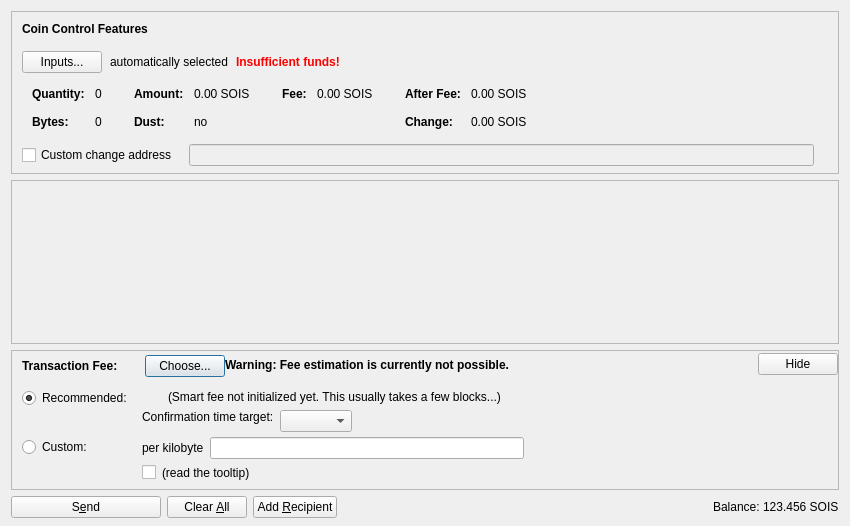
<?xml version="1.0" encoding="UTF-8"?>
<ui version="4.0">
 <class>SendCoinsDialog</class>
 <widget class="QDialog" name="SendCoinsDialog">
  <property name="geometry">
   <rect>
    <x>0</x>
    <y>0</y>
    <width>850</width>
    <height>526</height>
   </rect>
  </property>
  <property name="windowTitle">
   <string>Send Coins</string>
  </property>
  <layout class="QVBoxLayout" name="verticalLayout" stretch="0,1,0,0">
   <property name="bottomMargin">
    <number>8</number>
   </property>
   <item>
    <widget class="QFrame" name="frameCoinControl">
     <property name="sizePolicy">
      <sizepolicy hsizetype="Expanding" vsizetype="Expanding">
       <horstretch>0</horstretch>
       <verstretch>0</verstretch>
      </sizepolicy>
     </property>
     <property name="maximumSize">
      <size>
       <width>16777215</width>
       <height>16777215</height>
      </size>
     </property>
     <property name="frameShape">
      <enum>QFrame::StyledPanel</enum>
     </property>
     <property name="frameShadow">
      <enum>QFrame::Sunken</enum>
     </property>
     <layout class="QVBoxLayout" name="verticalLayoutCoinControl2">
      <property name="spacing">
       <number>0</number>
      </property>
      <property name="leftMargin">
       <number>0</number>
      </property>
      <property name="topMargin">
       <number>0</number>
      </property>
      <property name="rightMargin">
       <number>0</number>
      </property>
      <property name="bottomMargin">
       <number>6</number>
      </property>
      <item>
       <layout class="QVBoxLayout" name="verticalLayoutCoinControl" stretch="0,0,0,0,1">
        <property name="spacing">
         <number>0</number>
        </property>
        <property name="leftMargin">
         <number>10</number>
        </property>
        <property name="topMargin">
         <number>10</number>
        </property>
        <item>
         <layout class="QHBoxLayout" name="horizontalLayoutCoinControl1">
          <property name="bottomMargin">
           <number>15</number>
          </property>
          <item>
           <widget class="QLabel" name="labelCoinControlFeatures">
            <property name="sizePolicy">
             <sizepolicy hsizetype="Preferred" vsizetype="Maximum">
              <horstretch>0</horstretch>
              <verstretch>0</verstretch>
             </sizepolicy>
            </property>
            <property name="font">
             <font>
              <weight>75</weight>
              <bold>true</bold>
             </font>
            </property>
            <property name="styleSheet">
             <string notr="true">font-weight:bold;</string>
            </property>
            <property name="text">
             <string>Coin Control Features</string>
            </property>
           </widget>
          </item>
         </layout>
        </item>
        <item>
         <layout class="QHBoxLayout" name="horizontalLayoutCoinControl2" stretch="0,0,0,0">
          <property name="spacing">
           <number>8</number>
          </property>
          <property name="bottomMargin">
           <number>10</number>
          </property>
          <item>
           <widget class="QPushButton" name="pushButtonCoinControl">
            <property name="styleSheet">
             <string notr="true"/>
            </property>
            <property name="text">
             <string>Inputs...</string>
            </property>
            <property name="autoDefault">
             <bool>false</bool>
            </property>
           </widget>
          </item>
          <item>
           <widget class="QLabel" name="labelCoinControlAutomaticallySelected">
            <property name="text">
             <string>automatically selected</string>
            </property>
            <property name="margin">
             <number>5</number>
            </property>
           </widget>
          </item>
          <item>
           <widget class="QLabel" name="labelCoinControlInsuffFunds">
            <property name="font">
             <font>
              <weight>75</weight>
              <bold>true</bold>
             </font>
            </property>
            <property name="styleSheet">
             <string notr="true">color:red;font-weight:bold;</string>
            </property>
            <property name="text">
             <string>Insufficient funds!</string>
            </property>
            <property name="margin">
             <number>5</number>
            </property>
           </widget>
          </item>
          <item>
           <spacer name="horizontalSpacerCoinControl">
            <property name="orientation">
             <enum>Qt::Horizontal</enum>
            </property>
            <property name="sizeHint" stdset="0">
             <size>
              <width>40</width>
              <height>1</height>
             </size>
            </property>
           </spacer>
          </item>
         </layout>
        </item>
        <item>
         <widget class="QWidget" name="widgetCoinControl" native="true">
          <property name="sizePolicy">
           <sizepolicy hsizetype="Preferred" vsizetype="Preferred">
            <horstretch>0</horstretch>
            <verstretch>0</verstretch>
           </sizepolicy>
          </property>
          <property name="minimumSize">
           <size>
            <width>0</width>
            <height>0</height>
           </size>
          </property>
          <property name="styleSheet">
           <string notr="true"/>
          </property>
          <layout class="QHBoxLayout" name="horizontalLayoutCoinControl5">
           <property name="leftMargin">
            <number>0</number>
           </property>
           <property name="topMargin">
            <number>0</number>
           </property>
           <property name="rightMargin">
            <number>0</number>
           </property>
           <property name="bottomMargin">
            <number>0</number>
           </property>
           <item>
            <layout class="QHBoxLayout" name="horizontalLayoutCoinControl3" stretch="0,0,0,1">
             <property name="spacing">
              <number>20</number>
             </property>
             <property name="topMargin">
              <number>0</number>
             </property>
             <property name="bottomMargin">
              <number>10</number>
             </property>
             <item>
              <layout class="QFormLayout" name="formLayoutCoinControl1">
               <property name="horizontalSpacing">
                <number>10</number>
               </property>
               <property name="verticalSpacing">
                <number>14</number>
               </property>
               <property name="leftMargin">
                <number>10</number>
               </property>
               <property name="topMargin">
                <number>4</number>
               </property>
               <property name="rightMargin">
                <number>6</number>
               </property>
               <item row="0" column="0">
                <widget class="QLabel" name="labelCoinControlQuantityText">
                 <property name="font">
                  <font>
                   <weight>75</weight>
                   <bold>true</bold>
                  </font>
                 </property>
                 <property name="text">
                  <string>Quantity:</string>
                 </property>
                 <property name="margin">
                  <number>0</number>
                 </property>
                </widget>
               </item>
               <item row="0" column="1">
                <widget class="QLabel" name="labelCoinControlQuantity">
                 <property name="cursor">
                  <cursorShape>IBeamCursor</cursorShape>
                 </property>
                 <property name="contextMenuPolicy">
                  <enum>Qt::ActionsContextMenu</enum>
                 </property>
                 <property name="text">
                  <string notr="true">0</string>
                 </property>
                 <property name="margin">
                  <number>0</number>
                 </property>
                 <property name="textInteractionFlags">
                  <set>Qt::LinksAccessibleByMouse|Qt::TextSelectableByKeyboard|Qt::TextSelectableByMouse</set>
                 </property>
                </widget>
               </item>
               <item row="1" column="0">
                <widget class="QLabel" name="labelCoinControlBytesText">
                 <property name="font">
                  <font>
                   <weight>75</weight>
                   <bold>true</bold>
                  </font>
                 </property>
                 <property name="text">
                  <string>Bytes:</string>
                 </property>
                </widget>
               </item>
               <item row="1" column="1">
                <widget class="QLabel" name="labelCoinControlBytes">
                 <property name="cursor">
                  <cursorShape>IBeamCursor</cursorShape>
                 </property>
                 <property name="contextMenuPolicy">
                  <enum>Qt::ActionsContextMenu</enum>
                 </property>
                 <property name="text">
                  <string notr="true">0</string>
                 </property>
                 <property name="textInteractionFlags">
                  <set>Qt::LinksAccessibleByMouse|Qt::TextSelectableByKeyboard|Qt::TextSelectableByMouse</set>
                 </property>
                </widget>
               </item>
              </layout>
             </item>
             <item>
              <layout class="QFormLayout" name="formLayoutCoinControl2">
               <property name="horizontalSpacing">
                <number>10</number>
               </property>
               <property name="verticalSpacing">
                <number>14</number>
               </property>
               <property name="leftMargin">
                <number>6</number>
               </property>
               <property name="topMargin">
                <number>4</number>
               </property>
               <property name="rightMargin">
                <number>6</number>
               </property>
               <item row="0" column="0">
                <widget class="QLabel" name="labelCoinControlAmountText">
                 <property name="font">
                  <font>
                   <weight>75</weight>
                   <bold>true</bold>
                  </font>
                 </property>
                 <property name="text">
                  <string>Amount:</string>
                 </property>
                 <property name="margin">
                  <number>0</number>
                 </property>
                </widget>
               </item>
               <item row="0" column="1">
                <widget class="QLabel" name="labelCoinControlAmount">
                 <property name="cursor">
                  <cursorShape>IBeamCursor</cursorShape>
                 </property>
                 <property name="contextMenuPolicy">
                  <enum>Qt::ActionsContextMenu</enum>
                 </property>
                 <property name="text">
                  <string notr="true">0.00 SOIS</string>
                 </property>
                 <property name="textInteractionFlags">
                  <set>Qt::LinksAccessibleByMouse|Qt::TextSelectableByKeyboard|Qt::TextSelectableByMouse</set>
                 </property>
                </widget>
               </item>
               <item row="1" column="0">
                <widget class="QLabel" name="labelCoinControlLowOutputText">
                 <property name="font">
                  <font>
                   <weight>75</weight>
                   <bold>true</bold>
                  </font>
                 </property>
                 <property name="text">
                  <string>Dust:</string>
                 </property>
                </widget>
               </item>
               <item row="1" column="1">
                <widget class="QLabel" name="labelCoinControlLowOutput">
                 <property name="cursor">
                  <cursorShape>IBeamCursor</cursorShape>
                 </property>
                 <property name="contextMenuPolicy">
                  <enum>Qt::ActionsContextMenu</enum>
                 </property>
                 <property name="text">
                  <string notr="true">no</string>
                 </property>
                 <property name="textInteractionFlags">
                  <set>Qt::LinksAccessibleByMouse|Qt::TextSelectableByKeyboard|Qt::TextSelectableByMouse</set>
                 </property>
                </widget>
               </item>
              </layout>
             </item>
             <item>
              <layout class="QFormLayout" name="formLayoutCoinControl3">
               <property name="horizontalSpacing">
                <number>10</number>
               </property>
               <property name="verticalSpacing">
                <number>14</number>
               </property>
               <property name="leftMargin">
                <number>6</number>
               </property>
               <property name="topMargin">
                <number>4</number>
               </property>
               <property name="rightMargin">
                <number>6</number>
               </property>
               <item row="0" column="0">
                <widget class="QLabel" name="labelCoinControlFeeText">
                 <property name="font">
                  <font>
                   <weight>75</weight>
                   <bold>true</bold>
                  </font>
                 </property>
                 <property name="text">
                  <string>Fee:</string>
                 </property>
                 <property name="margin">
                  <number>0</number>
                 </property>
                </widget>
               </item>
               <item row="0" column="1">
                <widget class="QLabel" name="labelCoinControlFee">
                 <property name="cursor">
                  <cursorShape>IBeamCursor</cursorShape>
                 </property>
                 <property name="contextMenuPolicy">
                  <enum>Qt::ActionsContextMenu</enum>
                 </property>
                 <property name="text">
                  <string notr="true">0.00 SOIS</string>
                 </property>
                 <property name="textInteractionFlags">
                  <set>Qt::LinksAccessibleByMouse|Qt::TextSelectableByKeyboard|Qt::TextSelectableByMouse</set>
                 </property>
                </widget>
               </item>
              </layout>
             </item>
             <item>
              <layout class="QFormLayout" name="formLayoutCoinControl4">
               <property name="horizontalSpacing">
                <number>10</number>
               </property>
               <property name="verticalSpacing">
                <number>14</number>
               </property>
               <property name="leftMargin">
                <number>6</number>
               </property>
               <property name="topMargin">
                <number>4</number>
               </property>
               <property name="rightMargin">
                <number>6</number>
               </property>
               <item row="0" column="0">
                <widget class="QLabel" name="labelCoinControlAfterFeeText">
                 <property name="font">
                  <font>
                   <weight>75</weight>
                   <bold>true</bold>
                  </font>
                 </property>
                 <property name="text">
                  <string>After Fee:</string>
                 </property>
                 <property name="margin">
                  <number>0</number>
                 </property>
                </widget>
               </item>
               <item row="0" column="1">
                <widget class="QLabel" name="labelCoinControlAfterFee">
                 <property name="cursor">
                  <cursorShape>IBeamCursor</cursorShape>
                 </property>
                 <property name="contextMenuPolicy">
                  <enum>Qt::ActionsContextMenu</enum>
                 </property>
                 <property name="text">
                  <string notr="true">0.00 SOIS</string>
                 </property>
                 <property name="textInteractionFlags">
                  <set>Qt::LinksAccessibleByMouse|Qt::TextSelectableByKeyboard|Qt::TextSelectableByMouse</set>
                 </property>
                </widget>
               </item>
               <item row="1" column="0">
                <widget class="QLabel" name="labelCoinControlChangeText">
                 <property name="font">
                  <font>
                   <weight>75</weight>
                   <bold>true</bold>
                  </font>
                 </property>
                 <property name="text">
                  <string>Change:</string>
                 </property>
                </widget>
               </item>
               <item row="1" column="1">
                <widget class="QLabel" name="labelCoinControlChange">
                 <property name="cursor">
                  <cursorShape>IBeamCursor</cursorShape>
                 </property>
                 <property name="contextMenuPolicy">
                  <enum>Qt::ActionsContextMenu</enum>
                 </property>
                 <property name="text">
                  <string notr="true">0.00 SOIS</string>
                 </property>
                 <property name="textInteractionFlags">
                  <set>Qt::LinksAccessibleByMouse|Qt::TextSelectableByKeyboard|Qt::TextSelectableByMouse</set>
                 </property>
                </widget>
               </item>
              </layout>
             </item>
            </layout>
           </item>
          </layout>
         </widget>
        </item>
        <item>
         <layout class="QHBoxLayout" name="horizontalLayoutCoinControl4" stretch="0,0,0">
          <property name="spacing">
           <number>12</number>
          </property>
          <property name="sizeConstraint">
           <enum>QLayout::SetDefaultConstraint</enum>
          </property>
          <property name="topMargin">
           <number>5</number>
          </property>
          <property name="rightMargin">
           <number>5</number>
          </property>
          <item>
           <widget class="QCheckBox" name="checkBoxCoinControlChange">
            <property name="toolTip">
             <string>If this is activated, but the change address is empty or invalid, change will be sent to a newly generated address.</string>
            </property>
            <property name="text">
             <string>Custom change address</string>
            </property>
           </widget>
          </item>
          <item>
           <widget class="QValidatedLineEdit" name="lineEditCoinControlChange">
            <property name="enabled">
             <bool>false</bool>
            </property>
            <property name="sizePolicy">
             <sizepolicy hsizetype="Expanding" vsizetype="Fixed">
              <horstretch>0</horstretch>
              <verstretch>0</verstretch>
             </sizepolicy>
            </property>
           </widget>
          </item>
          <item>
           <widget class="QLabel" name="labelCoinControlChangeLabel">
            <property name="sizePolicy">
             <sizepolicy hsizetype="Preferred" vsizetype="Expanding">
              <horstretch>0</horstretch>
              <verstretch>0</verstretch>
             </sizepolicy>
            </property>
            <property name="minimumSize">
             <size>
              <width>0</width>
              <height>0</height>
             </size>
            </property>
            <property name="text">
             <string/>
            </property>
            <property name="margin">
             <number>3</number>
            </property>
           </widget>
          </item>
         </layout>
        </item>
        <item>
         <spacer name="verticalSpacerCoinControl">
          <property name="orientation">
           <enum>Qt::Vertical</enum>
          </property>
          <property name="sizeHint" stdset="0">
           <size>
            <width>800</width>
            <height>1</height>
           </size>
          </property>
         </spacer>
        </item>
       </layout>
      </item>
     </layout>
    </widget>
   </item>
   <item>
    <widget class="QScrollArea" name="scrollArea">
     <property name="widgetResizable">
      <bool>true</bool>
     </property>
     <widget class="QWidget" name="scrollAreaWidgetContents">
      <property name="geometry">
       <rect>
        <x>0</x>
        <y>0</y>
        <width>830</width>
        <height>104</height>
       </rect>
      </property>
      <layout class="QVBoxLayout" name="verticalLayout_2" stretch="0,1">
       <property name="leftMargin">
        <number>0</number>
       </property>
       <property name="topMargin">
        <number>0</number>
       </property>
       <property name="rightMargin">
        <number>0</number>
       </property>
       <property name="bottomMargin">
        <number>0</number>
       </property>
       <item>
        <layout class="QVBoxLayout" name="entries">
         <property name="spacing">
          <number>6</number>
         </property>
        </layout>
       </item>
       <item>
        <spacer name="verticalSpacer">
         <property name="orientation">
          <enum>Qt::Vertical</enum>
         </property>
         <property name="sizeHint" stdset="0">
          <size>
           <width>20</width>
           <height>40</height>
          </size>
         </property>
        </spacer>
       </item>
      </layout>
     </widget>
    </widget>
   </item>
   <item>
    <widget class="QFrame" name="frameFee">
     <property name="sizePolicy">
      <sizepolicy hsizetype="Expanding" vsizetype="Expanding">
       <horstretch>0</horstretch>
       <verstretch>0</verstretch>
      </sizepolicy>
     </property>
     <property name="maximumSize">
      <size>
       <width>16777215</width>
       <height>16777215</height>
      </size>
     </property>
     <property name="frameShape">
      <enum>QFrame::StyledPanel</enum>
     </property>
     <property name="frameShadow">
      <enum>QFrame::Sunken</enum>
     </property>
     <layout class="QVBoxLayout" name="verticalLayoutFee1">
      <property name="spacing">
       <number>0</number>
      </property>
      <property name="leftMargin">
       <number>0</number>
      </property>
      <property name="topMargin">
       <number>0</number>
      </property>
      <property name="rightMargin">
       <number>0</number>
      </property>
      <property name="bottomMargin">
       <number>0</number>
      </property>
      <item>
       <layout class="QVBoxLayout" name="verticalLayoutFee2" stretch="0,0,0">
        <property name="spacing">
         <number>0</number>
        </property>
        <property name="leftMargin">
         <number>10</number>
        </property>
        <property name="topMargin">
         <number>0</number>
        </property>
        <item>
         <layout class="QHBoxLayout" name="horizontalLayoutFee1">
          <property name="bottomMargin">
           <number>0</number>
          </property>
          <item>
           <layout class="QVBoxLayout" name="verticalLayoutFee7">
            <property name="spacing">
             <number>0</number>
            </property>
            <item>
             <spacer name="verticalSpacerSmartFee">
              <property name="orientation">
               <enum>Qt::Vertical</enum>
              </property>
              <property name="sizeType">
               <enum>QSizePolicy::Fixed</enum>
              </property>
              <property name="sizeHint" stdset="0">
               <size>
                <width>1</width>
                <height>4</height>
               </size>
              </property>
             </spacer>
            </item>
            <item>
             <layout class="QHBoxLayout" name="horizontalLayoutSmartFee">
              <property name="spacing">
               <number>10</number>
              </property>
              <item>
               <widget class="QLabel" name="labelFeeHeadline">
                <property name="sizePolicy">
                 <sizepolicy hsizetype="Preferred" vsizetype="Maximum">
                  <horstretch>0</horstretch>
                  <verstretch>0</verstretch>
                 </sizepolicy>
                </property>
                <property name="font">
                 <font>
                  <weight>75</weight>
                  <bold>true</bold>
                 </font>
                </property>
                <property name="styleSheet">
                 <string notr="true">font-weight:bold;</string>
                </property>
                <property name="text">
                 <string>Transaction Fee:</string>
                </property>
               </widget>
              </item>
              <item>
               <widget class="QLabel" name="labelFeeMinimized">
                <property name="text">
                 <string/>
                </property>
               </widget>
              </item>
              <item>
               <widget class="QPushButton" name="buttonChooseFee">
                <property name="text">
                 <string>Choose...</string>
                </property>
               </widget>
              </item>
             </layout>
            </item>
            <item>
             <spacer name="verticalSpacer_5">
              <property name="orientation">
               <enum>Qt::Vertical</enum>
              </property>
              <property name="sizeHint" stdset="0">
               <size>
                <width>1</width>
                <height>1</height>
               </size>
              </property>
             </spacer>
            </item>
           </layout>
          </item>
          <item>
           <widget class="QLabel" name="fallbackFeeWarningLabel">
            <property name="toolTip">
             <string>Using the fallbackfee can result in sending a transaction that will take several hours or days (or never) to confirm. Consider choosing your fee manually or wait until you have validated the complete chain.</string>
            </property>
            <property name="font">
            <font>
                <weight>75</weight>
                <bold>true</bold>
            </font>
            </property>
            <property name="text">
             <string>Warning: Fee estimation is currently not possible.</string>
            </property>
            <property name="wordWrap">
             <bool>false</bool>
            </property>
           </widget>
          </item>
          <item>
           <spacer name="horizontalSpacer_4">
            <property name="orientation">
             <enum>Qt::Horizontal</enum>
            </property>
            <property name="sizeType">
             <enum>QSizePolicy::MinimumExpanding</enum>
            </property>
            <property name="sizeHint" stdset="0">
             <size>
              <width>40</width>
              <height>20</height>
             </size>
            </property>
           </spacer>
          </item>
          <item>
           <widget class="QPushButton" name="buttonMinimizeFee">
            <property name="toolTip">
             <string>collapse fee-settings</string>
            </property>
            <property name="text">
             <string>Hide</string>
            </property>
           </widget>
          </item>
         </layout>
        </item>
        <item>
         <widget class="QFrame" name="frameFeeSelection">
          <layout class="QVBoxLayout" name="verticalLayoutFee12">
           <property name="spacing">
            <number>0</number>
           </property>
           <property name="leftMargin">
            <number>0</number>
           </property>
           <property name="topMargin">
            <number>0</number>
           </property>
           <property name="rightMargin">
            <number>0</number>
           </property>
           <property name="bottomMargin">
            <number>0</number>
           </property>
           <item>
            <layout class="QGridLayout" name="gridLayoutFee">
             <property name="topMargin">
              <number>10</number>
             </property>
             <property name="bottomMargin">
              <number>4</number>
             </property>
             <property name="horizontalSpacing">
              <number>10</number>
             </property>
             <property name="verticalSpacing">
              <number>4</number>
             </property>
             <item row="1" column="1">
              <layout class="QVBoxLayout" name="verticalLayoutFee8">
               <property name="spacing">
                <number>6</number>
               </property>
               <item>
                <layout class="QHBoxLayout" name="horizontalLayoutFee13">
                 <item>
                  <widget class="QLabel" name="labelCustomPerKilobyte">
                   <property name="toolTip">
                    <string>If the custom fee is set to 1000 satoshis and the transaction is only 250 bytes, then &quot;per kilobyte&quot; only pays 250 satoshis in fee, while &quot;total at least&quot; pays 1000 satoshis. For transactions bigger than a kilobyte both pay by kilobyte.</string>
                   </property>
                   <property name="text">
                    <string>per kilobyte</string>
                   </property>
                  </widget>
                 </item>
                 <item>
                  <widget class="BitcoinAmountField" name="customFee"/>
                 </item>
                 <item>
                  <spacer name="horizontalSpacer_6">
                   <property name="orientation">
                    <enum>Qt::Horizontal</enum>
                   </property>
                   <property name="sizeHint" stdset="0">
                    <size>
                     <width>1</width>
                     <height>1</height>
                    </size>
                   </property>
                  </spacer>
                 </item>
                </layout>
               </item>
               <item>
                <layout class="QHBoxLayout" name="horizontalLayoutFee8">
                 <item>
                  <widget class="QCheckBox" name="checkBoxMinimumFee">
                   <property name="toolTip">
                    <string>Paying only the minimum fee is just fine as long as there is less transaction volume than space in the blocks. But be aware that this can end up in a never confirming transaction once there is more demand for soiscoin transactions than the network can process.</string>
                   </property>
                   <property name="text">
                    <string/>
                   </property>
                  </widget>
                 </item>
                 <item>
                  <widget class="QLabel" name="labelMinFeeWarning">
                   <property name="enabled">
                    <bool>true</bool>
                   </property>
                   <property name="toolTip">
                    <string>Paying only the minimum fee is just fine as long as there is less transaction volume than space in the blocks. But be aware that this can end up in a never confirming transaction once there is more demand for soiscoin transactions than the network can process.</string>
                   </property>
                   <property name="text">
                    <string>(read the tooltip)</string>
                   </property>
                   <property name="margin">
                    <number>5</number>
                   </property>
                  </widget>
                 </item>
                 <item>
                  <spacer name="horizontalSpacer_2">
                   <property name="orientation">
                    <enum>Qt::Horizontal</enum>
                   </property>
                   <property name="sizeHint" stdset="0">
                    <size>
                     <width>1</width>
                     <height>1</height>
                    </size>
                   </property>
                  </spacer>
                 </item>
                </layout>
               </item>
              </layout>
             </item>
             <item row="0" column="0">
              <layout class="QVBoxLayout" name="verticalLayoutFee4" stretch="0,1">
               <item>
                <widget class="QRadioButton" name="radioSmartFee">
                 <property name="text">
                  <string>Recommended:</string>
                 </property>
                 <property name="checked">
                  <bool>true</bool>
                 </property>
                 <attribute name="buttonGroup">
                  <string notr="true">groupFee</string>
                 </attribute>
                </widget>
               </item>
               <item>
                <spacer name="verticalSpacer_2">
                 <property name="orientation">
                  <enum>Qt::Vertical</enum>
                 </property>
                 <property name="sizeHint" stdset="0">
                  <size>
                   <width>1</width>
                   <height>1</height>
                  </size>
                 </property>
                </spacer>
               </item>
              </layout>
             </item>
             <item row="1" column="0">
              <layout class="QVBoxLayout" name="verticalLayoutFee9" stretch="0,1">
               <item>
                <widget class="QRadioButton" name="radioCustomFee">
                 <property name="text">
                  <string>Custom:</string>
                 </property>
                 <attribute name="buttonGroup">
                  <string notr="true">groupFee</string>
                 </attribute>
                </widget>
               </item>
               <item>
                <spacer name="verticalSpacer_6">
                 <property name="orientation">
                  <enum>Qt::Vertical</enum>
                 </property>
                 <property name="sizeHint" stdset="0">
                  <size>
                   <width>1</width>
                   <height>1</height>
                  </size>
                 </property>
                </spacer>
               </item>
              </layout>
             </item>
             <item row="0" column="1">
              <layout class="QVBoxLayout" name="verticalLayoutFee3" stretch="0,0,1">
               <property name="spacing">
                <number>6</number>
               </property>
               <property name="topMargin">
                <number>2</number>
               </property>
               <item>
                <layout class="QHBoxLayout" name="horizontalLayoutFee12">
                 <item>
                  <widget class="QLabel" name="labelSmartFee">
                   <property name="text">
                    <string/>
                   </property>
                   <property name="margin">
                    <number>2</number>
                   </property>
                  </widget>
                 </item>
                 <item>
                  <widget class="QLabel" name="labelFeeEstimation">
                   <property name="text">
                    <string/>
                   </property>
                  </widget>
                 </item>
                 <item>
                  <widget class="QLabel" name="labelSmartFee2">
                   <property name="text">
                    <string>(Smart fee not initialized yet. This usually takes a few blocks...)</string>
                   </property>
                   <property name="margin">
                    <number>2</number>
                   </property>
                  </widget>
                 </item>
                 <item>
                  <spacer name="horizontalSpacer_5">
                   <property name="orientation">
                    <enum>Qt::Horizontal</enum>
                   </property>
                   <property name="sizeHint" stdset="0">
                    <size>
                     <width>1</width>
                     <height>1</height>
                    </size>
                   </property>
                  </spacer>
                 </item>
                </layout>
               </item>
               <item>
                <layout class="QHBoxLayout" name="horizontalLayoutFee9">
                 <item>
                  <layout class="QVBoxLayout" name="verticalLayoutFee6">
                   <item>
                    <widget class="QLabel" name="labelSmartFee3">
                     <property name="text">
                      <string>Confirmation time target:</string>
                     </property>
                     <property name="margin">
                      <number>2</number>
                     </property>
                    </widget>
                   </item>
                   <item>
                    <spacer name="verticalSpacer_3">
                     <property name="orientation">
                      <enum>Qt::Vertical</enum>
                     </property>
                     <property name="sizeHint" stdset="0">
                      <size>
                       <width>1</width>
                       <height>1</height>
                      </size>
                     </property>
                    </spacer>
                   </item>
                  </layout>
                 </item>
                 <item>
                  <layout class="QVBoxLayout" name="verticalLayoutFee5">
                   <property name="rightMargin">
                    <number>30</number>
                   </property>
                   <item>
                    <layout class="QHBoxLayout" name="horizontalLayoutConfTarget">
                     <property name="bottomMargin">
                      <number>0</number>
                     </property>
                     <item>
                      <widget class="QComboBox" name="confTargetSelector"/>
                     </item>
                     <item>
                      <spacer name="horizontalSpacerConfTarget">
                       <property name="orientation">
                        <enum>Qt::Horizontal</enum>
                       </property>
                       <property name="sizeHint" stdset="0">
                        <size>
                         <width>40</width>
                         <height>20</height>
                        </size>
                       </property>
                      </spacer>
                     </item>
                    </layout>
                   </item>
                  </layout>
                 </item>
                </layout>
               </item>
               <item>
                <spacer name="verticalSpacer_4">
                 <property name="orientation">
                  <enum>Qt::Vertical</enum>
                 </property>
                 <property name="sizeHint" stdset="0">
                  <size>
                   <width>1</width>
                   <height>1</height>
                  </size>
                 </property>
                </spacer>
               </item>
              </layout>
             </item>
            </layout>
           </item>
          </layout>
         </widget>
        </item>
        <item>
         <spacer name="verticalSpacerFee">
          <property name="orientation">
           <enum>Qt::Vertical</enum>
          </property>
          <property name="sizeHint" stdset="0">
           <size>
            <width>40</width>
            <height>5</height>
           </size>
          </property>
         </spacer>
        </item>
       </layout>
      </item>
     </layout>
    </widget>
   </item>
   <item>
    <layout class="QHBoxLayout" name="horizontalLayout">
     <item>
      <widget class="QPushButton" name="sendButton">
       <property name="minimumSize">
        <size>
         <width>150</width>
         <height>0</height>
        </size>
       </property>
       <property name="toolTip">
        <string>Confirm the send action</string>
       </property>
       <property name="text">
        <string>S&amp;end</string>
       </property>
       <property name="icon">
        <iconset resource="../bitcoin.qrc">
         <normaloff>:/icons/send</normaloff>:/icons/send</iconset>
       </property>
       <property name="autoDefault">
        <bool>false</bool>
       </property>
       <property name="default">
        <bool>false</bool>
       </property>
      </widget>
     </item>
     <item>
      <widget class="QPushButton" name="clearButton">
       <property name="sizePolicy">
        <sizepolicy hsizetype="Minimum" vsizetype="Fixed">
         <horstretch>0</horstretch>
         <verstretch>0</verstretch>
        </sizepolicy>
       </property>
       <property name="toolTip">
        <string>Clear all fields of the form.</string>
       </property>
       <property name="text">
        <string>Clear &amp;All</string>
       </property>
       <property name="icon">
        <iconset resource="../bitcoin.qrc">
         <normaloff>:/icons/remove</normaloff>:/icons/remove</iconset>
       </property>
       <property name="autoDefault">
        <bool>false</bool>
       </property>
      </widget>
     </item>
     <item>
      <widget class="QPushButton" name="addButton">
       <property name="toolTip">
        <string>Send to multiple recipients at once</string>
       </property>
       <property name="text">
        <string>Add &amp;Recipient</string>
       </property>
       <property name="icon">
        <iconset resource="../bitcoin.qrc">
         <normaloff>:/icons/add</normaloff>:/icons/add</iconset>
       </property>
       <property name="autoDefault">
        <bool>false</bool>
       </property>
      </widget>
     </item>
     <item>
      <spacer name="horizontalSpacer">
       <property name="orientation">
        <enum>Qt::Horizontal</enum>
       </property>
       <property name="sizeHint" stdset="0">
        <size>
         <width>40</width>
         <height>20</height>
        </size>
       </property>
      </spacer>
     </item>
     <item>
      <layout class="QHBoxLayout" name="horizontalLayout_2">
       <property name="spacing">
        <number>3</number>
       </property>
       <item>
        <widget class="QLabel" name="label">
         <property name="sizePolicy">
          <sizepolicy hsizetype="Preferred" vsizetype="Fixed">
           <horstretch>0</horstretch>
           <verstretch>0</verstretch>
          </sizepolicy>
         </property>
         <property name="text">
          <string>Balance:</string>
         </property>
        </widget>
       </item>
       <item>
        <widget class="QLabel" name="labelBalance">
         <property name="sizePolicy">
          <sizepolicy hsizetype="Preferred" vsizetype="Fixed">
           <horstretch>0</horstretch>
           <verstretch>0</verstretch>
          </sizepolicy>
         </property>
         <property name="cursor">
          <cursorShape>IBeamCursor</cursorShape>
         </property>
         <property name="text">
          <string notr="true">123.456 SOIS</string>
         </property>
         <property name="textInteractionFlags">
          <set>Qt::LinksAccessibleByMouse|Qt::TextSelectableByKeyboard|Qt::TextSelectableByMouse</set>
         </property>
        </widget>
       </item>
      </layout>
     </item>
    </layout>
   </item>
  </layout>
 </widget>
 <customwidgets>
  <customwidget>
   <class>QValidatedLineEdit</class>
   <extends>QLineEdit</extends>
   <header>qvalidatedlineedit.h</header>
  </customwidget>
  <customwidget>
   <class>BitcoinAmountField</class>
   <extends>QLineEdit</extends>
   <header>bitcoinamountfield.h</header>
   <container>1</container>
  </customwidget>
 </customwidgets>
 <resources>
  <include location="../bitcoin.qrc"/>
 </resources>
 <connections/>
 <buttongroups>
  <buttongroup name="groupFee"/>
 </buttongroups>
</ui>
